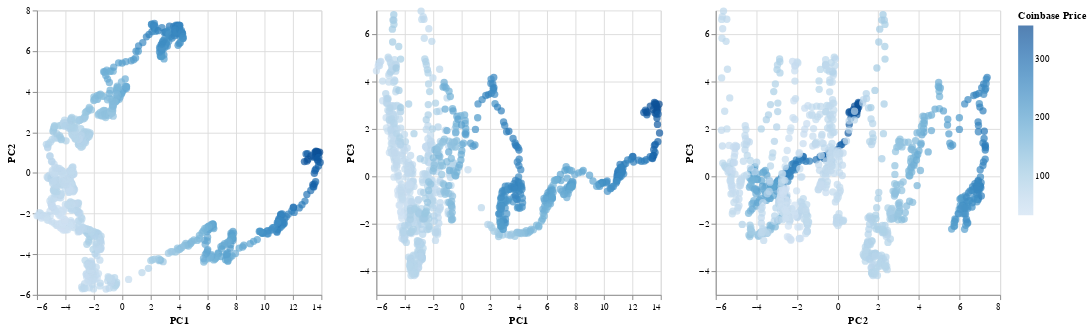

Notebook cell for this chart:
### Code cell
import altair as alt

# Create a DataFrame for the Coinbase principal components
coinbase_pca_df = pd.DataFrame(
    data=coinbase_principal_components,
    columns=[f"PC{i+1}" for i in range(3)]
)

# Add the target variable to the DataFrame
coinbase_pca_df["coinbase_price"] = y_coinbase.values

# Create a scatter plot of PC1 and PC2 colored by the target variable
coin1 = alt.Chart(coinbase_pca_df).mark_circle(size=60).encode(
    x="PC1",
    y="PC2",
    color=alt.Color("coinbase_price", title="Coinbase Price"),
    tooltip=["coinbase_price"]
)

# Create a scatter plot of PC1 and PC3 colored by the target variable
coin2 = alt.Chart(coinbase_pca_df).mark_circle(size=60).encode(
    x="PC1",
    y="PC3",
    color="coinbase_price",
    tooltip=["coinbase_price"]
)

# Create a scatter plot of PC2 and PC3 colored by the target variable
coin3 = alt.Chart(coinbase_pca_df).mark_circle(size=60).encode(
    x="PC2",
    y="PC3",
    color="coinbase_price",
    tooltip=["coinbase_price"]
)

# Display the scatter plots
coinbase_pca_chart = coin1 | coin2 | coin3

coinbase_pca_chart

### Figure 1 — Vega-Lite specification as saved in the notebook (floating-point values rounded to 4 significant figures; data arrays with more than 128 entries replaced by an {"elided": "..."} marker saying what was removed)
{"config": {"view": {"continuousWidth": 300, "continuousHeight": 300}}, "hconcat": [{"mark": {"type": "circle", "size": 60}, "encoding": {"color": {"field": "coinbase_price", "title": "Coinbase Price", "type": "quantitative"}, "tooltip": [{"field": "coinbase_price", "type": "quantitative"}], "x": {"field": "PC1", "type": "quantitative"}, "y": {"field": "PC2", "type": "quantitative"}}}, {"mark": {"type": "circle", "size": 60}, "encoding": {"color": {"field": "coinbase_price", "type": "quantitative"}, "tooltip": [{"field": "coinbase_price", "type": "quantitative"}], "x": {"field": "PC1", "type": "quantitative"}, "y": {"field": "PC3", "type": "quantitative"}}}, {"mark": {"type": "circle", "size": 60}, "encoding": {"color": {"field": "coinbase_price", "type": "quantitative"}, "tooltip": [{"field": "coinbase_price", "type": "quantitative"}], "x": {"field": "PC2", "type": "quantitative"}, "y": {"field": "PC3", "type": "quantitative"}}}], "data": {"name": "data-71fb1e554dbef7e77deb1d85824026ff"}, "$schema": "https://vega.github.io/schema/vega-lite/v5.17.0.json", "datasets": {"data-71fb1e554dbef7e77deb1d85824026ff": {"elided": "968 records"}}}
